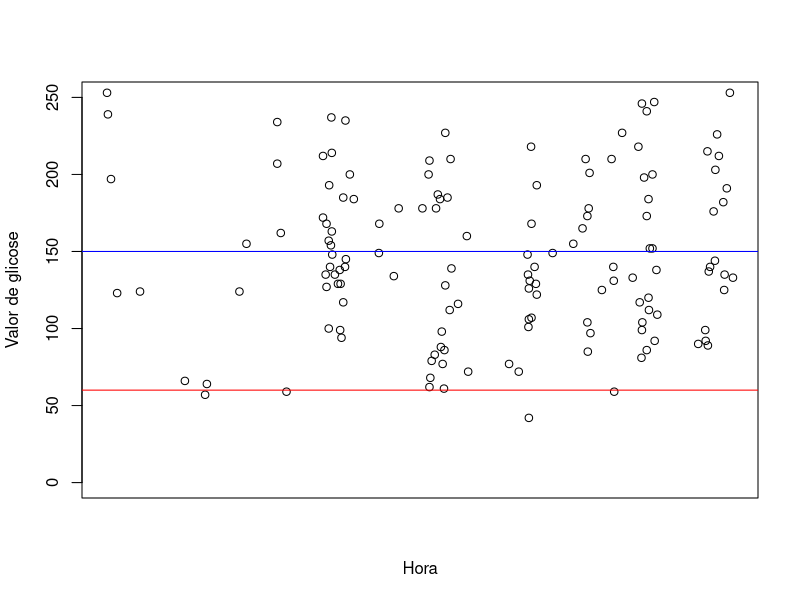

This figure's R source:
setwd("~/Tese/Tese/Databases/CSV/Data")

joaquim <- read.csv("TeresaVieira.csv")

#joaquim[is.na(joaquim)] <-0
joaquim$Day <- weekdays(as.Date(joaquim$DateTime))
joaquim$Period <- format(as.POSIXlt(joaquim$DateTime), "%H:%M:%S")


joaquim$DateTime <- NULL

for(i in 1:nrow(joaquim)){
  if(strptime(joaquim$Period[i], "%H:%M:%S") >= strptime("06:00:00", "%H:%M:%S") & strptime(joaquim$Period[i], "%H:%M:%S") < strptime("12:00:00", "%H:%M:%S"))
  {
    joaquim$Period[i] = 1
  } else if(strptime(joaquim$Period[i], "%H:%M:%S") >= strptime("12:00:00", "%H:%M:%S") & strptime(joaquim$Period[i], "%H:%M:%S") < strptime("20:00:00", "%H:%M:%S")){
    joaquim$Period[i] = 2
  } else{
    joaquim$Period[i] = 3
  }
}



################################################
###############################################
setwd("~/Tese/Tese/Databases/CSV/Data")


joaquim <- read.csv("TeresaVieira.csv")



#joaquim[is.na(joaquim)] <-0
joaquim$Day <- weekdays(as.Date(joaquim$DateTime))
joaquim$Period <- format(as.POSIXlt(joaquim$DateTime), "%H:%M:%S")

for(i in 1:nrow(joaquim)){
  if(joaquim$Value_Glucose[i]==0 || is.na(joaquim$Value_Glucose[i])) {
    joaquim$Value_Glucose[i] <- NA
  }
}
joaquim$DateTime <- NULL

#Gráficos por hora
joaquim$Period <- as.POSIXct(joaquim$Period, format="%H:%M")
plot(joaquim$Period, joaquim$Value_Glucose, xaxt="n", ylim=c(0,250), ylab="Valor de glicose", xlab="Hora")
axis.POSIXct(1, joaquim$Period, seq(from=as.POSIXct("2016-02-02 0:00"), to=as.POSIXct("2016-07-02 23:00"), by="hour"), format="%H:%M")
abline(h=60, col="red")
abline(h=150, col="blue")
